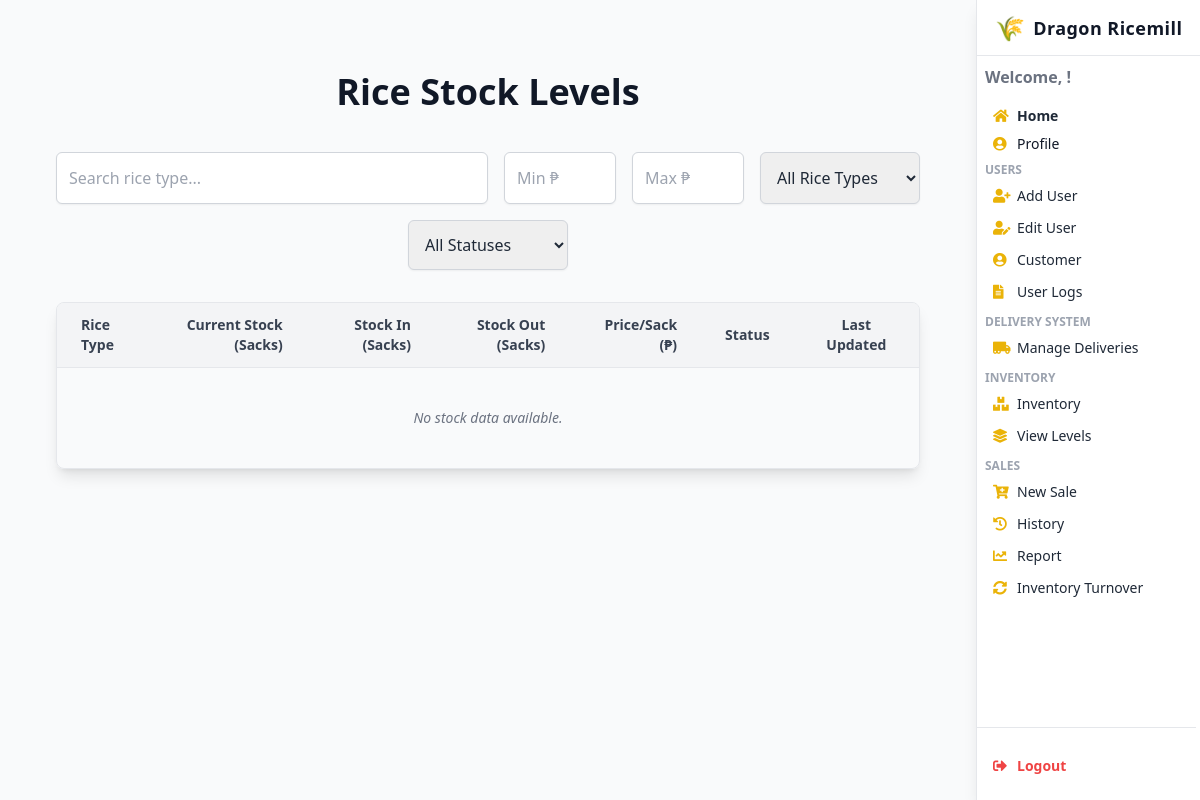
The app's page /viewstocklevel/, older data.
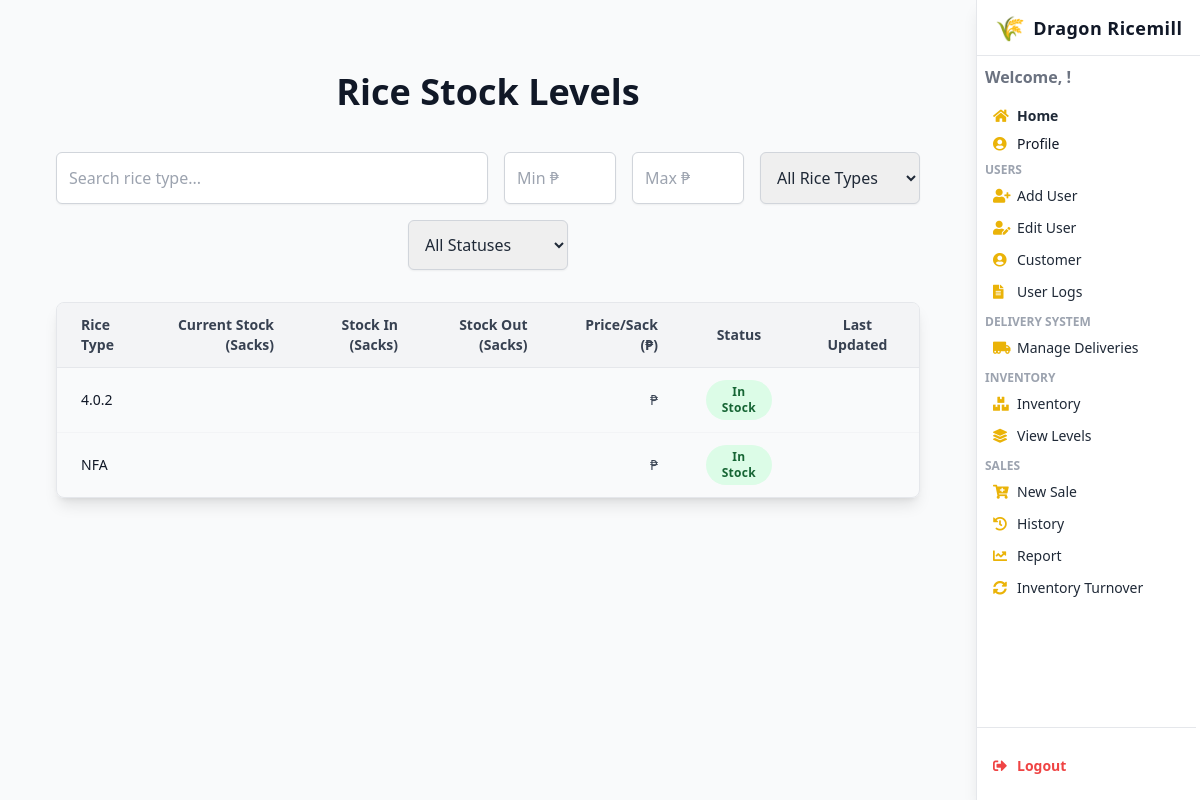
The same page, newer data.
### webapp/models.py (models this page shows, shortened)
class Rice(models.Model):
    riceID = models.AutoField(primary_key=True)
    rice_type = models.CharField(max_length=100, unique=True)
    description = models.TextField(blank=True, null=True)
    is_active = models.BooleanField(default=True)
    class Meta:
        db_table = 'Rice'

### webapp/views.py (the view)
# urls.py: path("viewstocklevel/", views.viewstocklevel, name="viewstocklevel"),
def viewstocklevel(request):
    rice_data = Rice.objects.all()
    return render(request, "viewstocklevel.html", {
        'stock_data': rice_data
    })

### webapp/templates/viewstocklevel.html (shortened to what the changed rows need)
{% load humanize %}
<!DOCTYPE html>
<html lang="en">
<head>
  <script src="https://cdn.tailwindcss.com"></script>
  <link href="https://cdnjs.cloudflare.com/ajax/libs/font-awesome/5.15.3/css/all.min.css" rel="stylesheet" />
</head>
<body class="bg-gray-100 text-gray-800 min-h-screen font-sans leading-relaxed overflow-x-hidden">
<div class="mr-56 min-h-screen bg-gray-50">
  <main class="max-w-screen-xl mx-auto px-4 py-6 sm:px-6 lg:px-8">
<main class="container mx-auto px-6 py-12">
  <h2 class="text-4xl font-extrabold text-gray-900 mb-10 text-center">Rice Stock Levels</h2>
  <div class="overflow-x-auto rounded-lg border border-gray-200 shadow-lg">
    <table class="min-w-full divide-y divide-gray-200 text-sm">
      <thead class="bg-gray-100">
        <tr>
          <th class="px-6 py-3 text-left font-semibold text-gray-700">Rice Type</th>
          <th class="px-6 py-3 text-right font-semibold text-gray-700">Current Stock (Sacks)</th>
          <th class="px-6 py-3 text-right font-semibold text-gray-700">Stock In (Sacks)</th>
          <th class="px-6 py-3 text-right font-semibold text-gray-700">Stock Out (Sacks)</th>
          <th class="px-6 py-3 text-right font-semibold text-gray-700">Price/Sack (₱)</th>
          <th class="px-6 py-3 text-center font-semibold text-gray-700">Status</th>
          <th class="px-6 py-3 text-center font-semibold text-gray-700">Last Updated</th>
        </tr>
      </thead>
      <tbody class="divide-y divide-gray-100">
        {% for rice in stock_data %}
          <tr class="hover:bg-blue-50 transition">
            <td class="px-6 py-3 rice-type font-medium text-gray-900">{{ rice.rice_type }}</td>
            <td class="px-6 py-3 text-right text-gray-700">{{ rice.current_stock }}</td>
            <td class="px-6 py-3 text-right text-gray-700">{{ rice.stock_in }}</td>
            <td class="px-6 py-3 text-right text-gray-700">{{ rice.stock_out }}</td>
            <td class="px-6 py-3 text-right price text-gray-700">₱{{ rice.price_per_sack|floatformat:2|intcomma }}</td>
            <td class="px-6 py-3 text-center status">
              {% if rice.current_stock == 0 %}
                <span class="inline-block bg-red-100 text-red-800 text-xs font-semibold px-3 py-1 rounded-full tracking-wide">Out of Stock</span>
              {% elif rice.current_stock <= 100 %}
                <span class="inline-block bg-yellow-100 text-yellow-800 text-xs font-semibold px-3 py-1 rounded-full tracking-wide">Low Stock</span>
              {% else %}
                <span class="inline-block bg-green-100 text-green-800 text-xs font-semibold px-3 py-1 rounded-full tracking-wide">In Stock</span>
              {% endif %}
            </td>
            <td class="px-6 py-3 text-center text-gray-500 text-xs">{{ rice.last_updated|date:"M d, Y - g:i A" }}</td>
          </tr>
        {% empty %}
          <tr>
            <td colspan="7" class="text-center py-10 text-gray-500 italic">No stock data available.</td>
          </tr>
        {% endfor %}
      </tbody>
    </table>
  </div>
</main>
</body>
</html>

Row changes from the older to the newer data that the page shows:
added Rice: rice_type "4.0.2"
added Rice: rice_type "NFA"
Text that changed along with them:
text no longer shown: "No stock data available."
